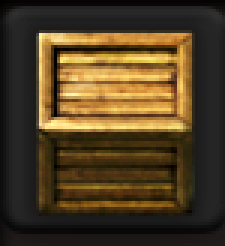
#> input picture imgs/wooden_chest.png, 75 x 82 px (shown 3 times larger)
$ python -i common.py   (imports and definitions only)
#> lines starting #> are read from the running program, lines starting #| are printed output that depends on the picture; after the words box and inside, x2 and y2 are one past the last pixel; in counts of white or black regions, pixels touching at a corner belong together
import numpy as np
import cv2 as cv
import cv2
from enum import Enum
from dataclasses import dataclass, field
import time
import contextlib
import itertools
import queue
import ahk as autohotkey
import logging
from npext import (
    npext
)
from graphics import (
    Rect,
    Segment,
)
from typing import List, Callable, Generator, Set
import numpy.typing as npt
from collections import defaultdict
from scipy.ndimage import gaussian_filter

class DataObject:
    def __init__(self, data_dict):
        self.__dict__ = data_dict

'''
h: 0-179
s: 0-255
v: 0-255
'''
# [18 lines left out: functions hsv2rgb, get_palette, bits, not called in this run]

class UiLocation(Enum):
    LEFT = 1
    RIGHT = 2
    TOP = 3
    BOTTOM = 4
    HCENTER = 5
    VCENTER = 6

    def __str__(self):
        return self.name.split('.')[-1].lower()

class BoundingRect:

    def __init__():
        pass

# [21 lines left out: functions is_inside, label_brect, not called in this run]

def erode_(img: np.ndarray, sz: int, shape):
    el = cv.getStructuringElement(shape, (2 * sz + 1, 2 * sz + 1), (sz, sz))
    return cv.erode(img, el)

# [4 lines left out: function dilate_, not called in this run]

class MoveDirectionSimple(Enum):
    UP     = 0b0001
    DOWN   = 0b0010
    LEFT   = 0b0100
    RIGHT  = 0b1000

    @classmethod
    def values(cls):
        return set([e.value for e in cls])

class MoveDirectionComposite(Enum):
    UP_LEFT = MoveDirectionSimple.UP.value | MoveDirectionSimple.LEFT.value
    UP_RIGTH = MoveDirectionSimple.UP.value | MoveDirectionSimple.RIGHT.value
    DOWN_LEFT = MoveDirectionSimple.DOWN.value | MoveDirectionSimple.LEFT.value
    DOWN_RIGHT = MoveDirectionSimple.DOWN.value | MoveDirectionSimple.RIGHT.value

    @classmethod
    def values(cls):
        return set([e.value for e in cls])

class MoveDirection(Enum):
    UP     = MoveDirectionSimple.UP.value
    DOWN   = MoveDirectionSimple.DOWN.value
    LEFT   = MoveDirectionSimple.LEFT.value
    RIGHT  = MoveDirectionSimple.RIGHT.value
    UP_LEFT = MoveDirectionComposite.UP_LEFT.value
    UP_RIGTH = MoveDirectionComposite.UP_RIGTH.value
    DOWN_LEFT = MoveDirectionComposite.DOWN_LEFT.value
    DOWN_RIGHT = MoveDirectionComposite.DOWN_RIGHT.value

    def simplify(self) -> List[MoveDirectionSimple]:
        bb = bits(self.value).difference({0})
        return [MoveDirectionSimple(m) for m in bb]

    @classmethod
    def values(cls):
        return set([e.value for e in cls])

class KeyState(Enum):
    PRESS = 0
    RELEASE = 1

# [48 lines left out: functions wrap, get_ahk_sequence, time_range, not called in this run]

class timer_unit(Enum):
    SECOND = 1
    MILLISECOND = 2

# [18 lines left out: functions timer, timer_sec, timer_ms, not called in this run]

def cart_prod(x, y):
    return list(itertools.product(x, y))

def grid(vl: np.ndarray, hl: np.ndarray) -> np.ndarray:
    return np.array([[(v, h) for h in hl] for v in vl])

# [56 lines left out: functions hstack, vstack, remove_small_features, exit_hotkey, hotkey_handler, not called in this run]

@dataclass
class point2d:
    xy: np.ndarray
    # [8 lines left out: functions __call__, fromndarray, not called in this run]
    @classmethod
    def fromxy(cls, x: int, y: int):
        return cls(np.array((x, y)))

@dataclass
class cell_loc:
    xy: np.ndarray
    # [4 lines left out: function __call__, not called in this run]
    def from_char_loc(loc: point2d, grid_width: int):
        return cell_loc(loc() // grid_width)

# [10 lines left out: functions timeout, mixin, not called in this run]

def get_midpoint(im: np.ndarray) -> point2d:
    return point2d.fromxy(im.shape[1] // 2, im.shape[0] // 2)

# [103 lines left out: functions strip_zeros_2d, is_entity_tile, get_closest, margin, flood_fill_contour, entity_pos and 2 more, not called in this run]

@dataclass
class Grid:
    vl: np.ndarray
    hl: np.ndarray
    mvl: np.ndarray
    mhl: np.ndarray
    cell_width: int

# [60 lines left out: function get_grid, not called in this run]


class Grid:

    def get_grid_cell(absolute_x: int, absolute_y: int):
        pass


class MarkDirection(Enum):
    TOP_LEFT = 1
    TOP_RIGHT = 2
    BOTTOM_LEFT = 3
    BOTTOM_RIGHT = 4

# [48 lines left out: functions detect_mark_direction, is_single_cell_entity, get_ccs, not called in this run]

@dataclass
class entity:
    # def __init__():

    top_left: np.ndarray
    size: np.ndarray
    tags: Set = field(default=frozenset())

# [114 lines left out: function get_entity_coords_from_marks, not called in this run]

from PIL import Image as PILImage  # For converting to PIL Image for display
from IPython.display import display
def dis(*imgs):
    l = list(map(PILImage.fromarray, imgs))
    display(*l)


def putOutlinedText(im, s, p, c = (255,255,255), sz = 1):
    cv.putText(im, s, p, cv.FONT_HERSHEY_SIMPLEX, sz, (0,0,0), thickness=4, lineType=cv.LINE_AA)
    cv.putText(im, s, p, cv.FONT_HERSHEY_SIMPLEX, sz, c, thickness=1, lineType=cv.LINE_AA)

# [14 lines left out: functions get_screen_rect, zoom_and_restore, not called in this run]

def get_cell_at(img: np.ndarray, p: np.ndarray, w: int) -> np.ndarray:
    return crop_image(img, Rect(*p, w, w))

# [16 lines left out: function posterize, not called in this run]

def posterize_blk(image, level):
    """
    Posterize an image while preserving black colors.

    :param image: Input image (numpy array).
    :param level: Level of posterization (number of different shades per channel).
    :return: Posterized image with preserved black colors.
    """
#> called with level = 3
    # Create a mask for the black regions
    black_mask = np.all(image == [0, 0, 0], axis=-1)
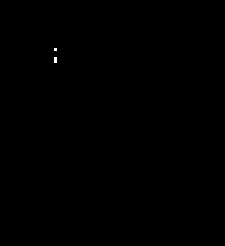
#> black_mask: shape (82, 75) bool (shown 3 times larger); 0.05% white in thin lines or dots, all inside (x1, y1, x2, y2) = (18, 16, 19, 21)

    # Calculate the quantization step
    step = 256 // max(2, level)  # Ensure level is at least 2 to avoid zero-division

    # Apply the quantization to each channel
    posterized_img = (image // step) * step + step // 2
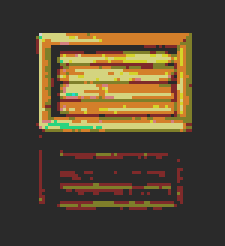
#> posterized_img: shape (82, 75, 3) (shown 3 times larger); mean R, G, B 82.4, 69, 48.1

    # Reapply the black color to the regions indicated by the mask
    posterized_img[black_mask] = [0, 0, 0]
#> posterized_img: shape (82, 75, 3); 0.05% of pixels changed, all inside (x1, y1, x2, y2) = (18, 16, 19, 21)

    return posterized_img

# [41 lines left out: functions count_gray_pixels, count_gray_pixels1, not called in this run]

def get_prevalent_color(image):
    reshaped_array = image.reshape(-1, image.shape[-1])

    # Get unique colors and their counts
    unique_colors, counts = np.unique(reshaped_array, axis=0, return_counts=True)
#> unique_colors = [[0, 0, 0], [41, 212, 127], [41, 212, 212], [42, 42, 42], [127, 42, 42], [127, 127, 42], [212, 127, 42], [212, 127, 127], [212, 212, 42], [212, 212, 127], [212, 212, 212]]; counts = [3, 27, 1, 4280, 390, 365, 601, 32, 70, 380, 1]

    # Create the dictionary with counts
    color_counts_dict = {tuple(color): count for color, count in zip(unique_colors, counts)}
#> color_counts_dict = 11 items
    cc = max(color_counts_dict.items(), key=lambda x: x[1])
#> cc = ((42, 42, 42), 4280)
    # print(cc)
    return cc

map_corner_to_dir = {
    None: '_',
    'top-left-ccw': 'down',
    'top-left-cw': 'right',
    'top-right-ccw': 'left',
    'top-right-cw': 'down',
    'bottom-left-ccw': 'right',
    'bottom-left-cw': 'up',
    'bottom-right-ccw': 'up',
    'bottom-right-cw': 'left',
}

def corner_to_dir(c):
    return map_corner_to_dir[c]

def find_contour(binary_img):
    # Find contours in the binary image
    contours, _ = cv.findContours(binary_img, cv.RETR_EXTERNAL, cv.CHAIN_APPROX_SIMPLE)

    # Assume the largest contour is the bracket
    max_contour = max(contours, key=cv.contourArea)

    return max_contour

# [122 lines left out: functions get_cell_to_entity_map, classify_turn, classify_image, not called in this run]

def analyze_bracket_orientation(contour):
    # Calculate the bounding box and rotation
    rect = cv.minAreaRect(contour)
    box = cv.boxPoints(rect)
    box = np.intp(box)

    # Calculate the extent of the contour (to differentiate between '(' and ')')
    x, y, w, h = cv.boundingRect(contour)
    aspect_ratio = float(w) / h

    # Center of mass
    M = cv.moments(contour)
    if M["m00"] != 0:
        cX = int(M["m10"] / M["m00"])
        cY = int(M["m01"] / M["m00"])
    else:
        cX, cY = 0, 0

    return aspect_ratio, (cX, cY), box

def classify_bracket(aspect_ratio, center, box):
    # Basic heuristic:
    # '(' tends to have its mass center slightly on the right,
    # ')' tends to have its mass center slightly on the left.
    delta_x = center[0] - np.mean(box[:, 0])
    delta_y = center[1] - np.mean(box[:, 1])
    # print(center[0], np.mean(box[:, 0]), center[1], np.mean(box[:, 1]))
    # print(delta_y)
    if abs(delta_x) < 0.1:
        return delta_y > 0
    else:
        return delta_x > 0

def qweqwe(img11):
    img = img11.astype(np.uint8)
    img = posterize_blk(img, 3)
    cc, cnt = get_prevalent_color(img)
#> cc = (42, 42, 42); cnt = 4280
    msk = np.all(img == cc, axis=-1)
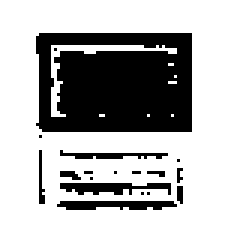
#> msk: shape (82, 75) bool (shown 3 times larger); 69.6% white; 18 black regions (13 under 20 px), largest, box (x1, y1, x2, y2) and area: (12, 11, 64, 44) 1543, (20, 61, 57, 65) 98, (19, 67, 59, 70) 98, (20, 50, 56, 53) 56, (13, 50, 15, 68) 22
    img[msk] = (0, 0, 0)
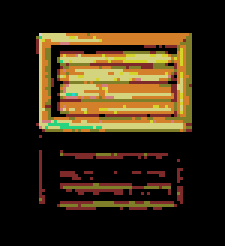
#> img: shape (82, 75, 3) (shown 3 times larger); mean R, G, B 53.1, 39.8, 18.9
    img = cv.cvtColor(img, cv.COLOR_RGB2GRAY)
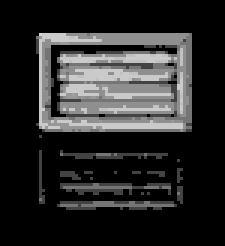
#> img: shape (82, 75) (shown 3 times larger); min 0, max 212, mean 41.4
    _, img = cv.threshold(img, 20, 255, cv.THRESH_BINARY)
#> img: shape (82, 75); 30.4% white; 17 white regions (12 under 20 px)

    contour = find_contour(img)
#> in find_contour, `contours, _ = cv.findContours(binary_img, cv.RETR_EXTERNAL, cv.CHAIN_A..`: contours = 17 contours, 14 with area under 20; largest, box (x1, y1, x2, y2) and area: (12, 11, 64, 44) 1606, (19, 67, 59, 70) 58, (20, 61, 57, 65) 57
#> in find_contour, `max_contour = max(contours, key=cv.contourArea)`: max_contour = contour of 9 points, box (x1, y1, x2, y2) (12, 11, 64, 44), area 1606
#> contour has the same summary as max_contour in find_contour
    aspect_ratio, center, box = analyze_bracket_orientation(contour)
#> in analyze_bracket_orientation, `rect = cv.minAreaRect(contour)`: rect = ((37.5, 27), (32, 51), -90)
#> in analyze_bracket_orientation, `box = cv.boxPoints(rect)`: box = [[63, 43], [12, 43], [12, 11], [63, 11]]
#> in analyze_bracket_orientation, `x, y, w, h = cv.boundingRect(contour)`: x = 12; y = 11; w = 52; h = 33
#> in analyze_bracket_orientation, `aspect_ratio = float(w) / h`: aspect_ratio = 1.58
#> in analyze_bracket_orientation, `M = cv.moments(contour)`: M = moments, m00 1606.5, centre m10/m00, m01/m00 = (37.9, 26.96)
#> in analyze_bracket_orientation, `cX = int(M["m10"] / M["m00"])`: cX = 37
#> in analyze_bracket_orientation, `cY = int(M["m01"] / M["m00"])`: cY = 26
#> aspect_ratio = 1.58; center = (37, 26); box = [[63, 43], [12, 43], [12, 11], [63, 11]]
    imgc = img.copy()
    imgc = cv.cvtColor(imgc, cv.COLOR_GRAY2RGB)
    imgc[center] = (255,0,0)
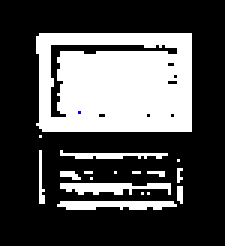
#> imgc: shape (82, 75, 3) (shown 3 times larger); mean B, G, R 77.4, 77.4, 77.4
    dis(imgc)
    return classify_bracket(aspect_ratio, center, box)
#> in classify_bracket, `delta_x = center[0] - np.mean(box[:, 0])`: delta_x = -0.5
#> in classify_bracket, `delta_y = center[1] - np.mean(box[:, 1])`: delta_y = -1


# [80 lines left out: functions draw_lines_between_points, midpoint, distance, find_dividing_line, rotate_image, not called in this run]


directions = {
    'r': (0, 1),
    'l': (0, -1),
    'u': (-1, 0),
    'd': (1, 0)
}

reverse_directions = {
    'r': (0, -1),
    'l': (0, 1),
    'u': (1, 0),
    'd': (-1, 0)
}

# Remove leading and trailing whitespace, split by lines, and replace '_' with ' ' for empty spaces
# [4 lines left out: function get_strmap_to_grid, not called in this run]

# Function to check if a cell has a belt
def is_belt(grid, row, col):
    return 0 <= row < len(grid) and 0 <= col < len(grid[row]) and grid[row][col] in directions

# Function to find the sink for a given source
# [236 lines left out: functions find_sink, get_source_sink, follow, strmap_to_paths, get_foreground, get_cell_to_entity_map and 4 more, not called in this run]

@dataclass
class GridCell:
    cell_image: np.ndarray
    loc: np.ndarray
    idx: np.ndarray
    grd: np.ndarray

ImagePredicate = Callable[[npt.NDArray], bool]

# [10 lines left out: function iter_grid_cells, not called in this run]

''' filters partial cells (shape != WxW)
'''
def is_partial_cell(gc: GridCell):
    cell_width = (gc.grd[(1, 0)] - gc.grd[(0, 0)])[0]
    return gc.cell_image.shape != (cell_width, cell_width, 3)

''' checks if amount of non-zero pixels in the central part of cell image is low
'''
# [26 lines left out: functions is_nz_mask_low, get_marks1, get_marks, not called in this run]


''' checks if this cell is belt
'''
class is_belt_pred:
    def __init__(self, beltmap: np.ndarray):
        self.beltmap = beltmap
    def __call__(self, gc: GridCell):
        i, j = gc.idx
        return self.beltmap[j,i] != '_'

'''
'''
class is_entity_pred:
    def __init__(self, map_c2e):
        self.map_c2e = map_c2e
    def __call__(self, gc: GridCell):
        return tuple(gc.idx) not in self.map_c2e

''' get cache of the interesting cells and their blurred copies, it used for similarity test
'''
# [130 lines left out: functions get_similarity_test_cache, is_similar, get_classes, get_image_class, rgb2hsv, hsv2rgb and 4 more, not called in this run]

>>> import cv2
>>> picture = cv2.cvtColor(cv2.imread('imgs/wooden_chest.png'), cv2.COLOR_BGR2RGB)
>>> result = qweqwe(picture)
#> result = False
